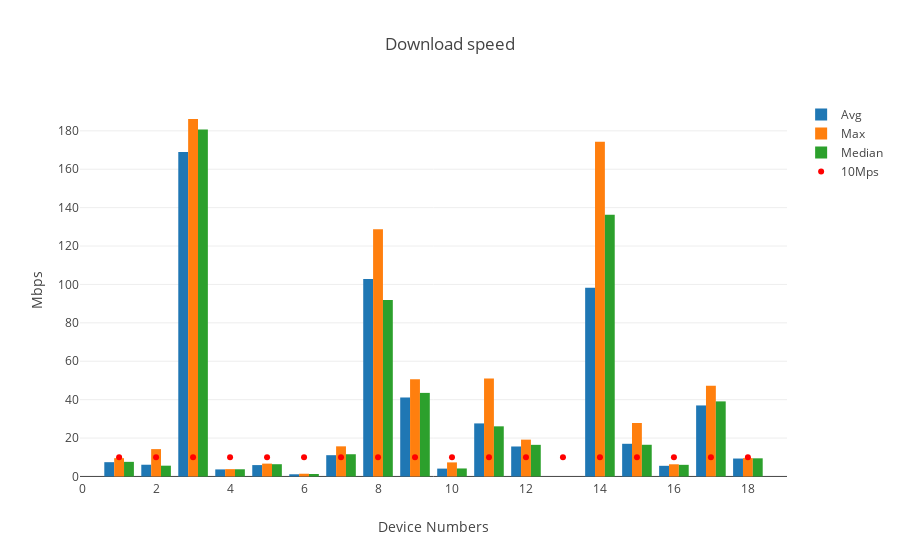
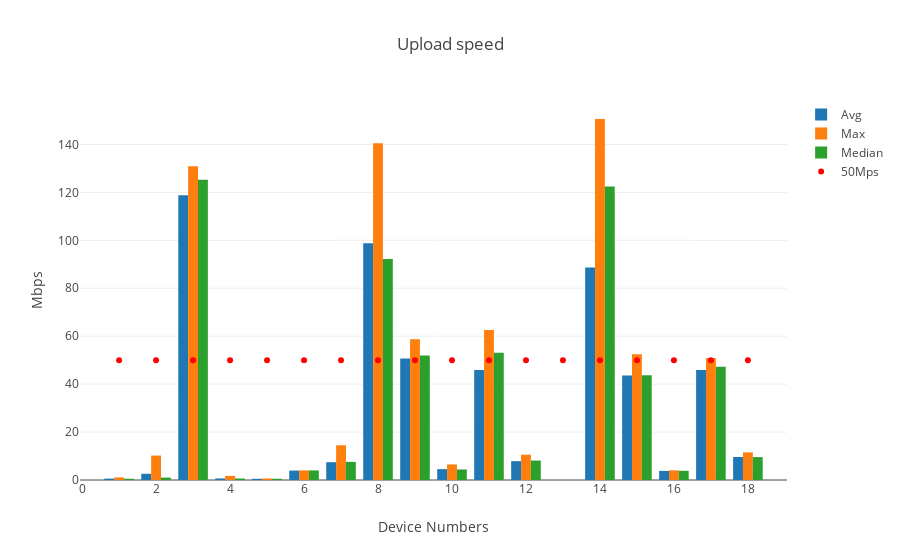

Notebook cell for these charts, in order:
### Code cell
download_line=go.Scatter(x=device_numbers,y=[10] * 18, mode='markers',marker=dict(color='red'), name='10Mps')
upload_line=go.Scatter(x=device_numbers,y=[50] * 18, mode='markers',marker=dict(color='red'), name='50Mps')
barplot_averages(download_df,'DOWNLOAD',"Download speed", line=download_line)
barplot_averages(upload_df,'UPLOAD',"Upload speed",line=upload_line)

### Figure 1 — Plotly figure (JSON) as saved in the notebook; plotly's stock layout.template omitted (floating-point values rounded to 4 significant figures)
{"data": [{"name": "Avg", "type": "bar", "x": [1, 2, 3, 4, 5, 6, 7, 8, 9, 10, 11, 12, 14, 15, 16, 17, 18], "y": [7.432, 6.104, 169.0, 3.67, 5.918, 1.13, 11.07, 102.9, 41.12, 4.082, 27.63, 15.61, 98.22, 17.01, 5.542, 36.98, 9.332]}, {"name": "Max", "type": "bar", "x": [1, 2, 3, 4, 5, 6, 7, 8, 9, 10, 11, 12, 14, 15, 16, 17, 18], "y": [9.52, 14.24, 186.2, 3.81, 6.68, 1.41, 15.68, 128.7, 50.61, 7.32, 51.06, 19.17, 174.3, 27.84, 6.34, 47.29, 9.55]}, {"name": "Median", "type": "bar", "x": [1, 2, 3, 4, 5, 6, 7, 8, 9, 10, 11, 12, 14, 15, 16, 17, 18], "y": [7.605, 5.61, 180.6, 3.74, 6.375, 1.285, 11.57, 91.87, 43.52, 4.16, 26.11, 16.46, 136.3, 16.5, 6.05, 39.09, 9.45]}, {"marker": {"color": "red"}, "mode": "markers", "name": "10Mps", "type": "scatter", "x": [1, 2, 3, 4, 5, 6, 7, 8, 9, 10, 11, 12, 13, 14, 15, 16, 17, 18], "y": [10, 10, 10, 10, 10, 10, 10, 10, 10, 10, 10, 10, 10, 10, 10, 10, 10, 10]}], "layout": {"title": "Download speed", "xaxis": {"title": "Device Numbers"}, "yaxis": {"title": "Mbps"}}}

### Figure 2 — Plotly figure (JSON) as saved in the notebook; plotly's stock layout.template omitted (floating-point values rounded to 4 significant figures)
{"data": [{"name": "Avg", "type": "bar", "x": [1, 2, 3, 4, 5, 6, 7, 8, 9, 10, 11, 12, 14, 15, 16, 17, 18], "y": [0.58, 2.597, 118.8, 0.6415, 0.5038, 3.933, 7.431, 98.78, 50.74, 4.529, 45.85, 7.856, 88.66, 43.57, 3.789, 45.89, 9.589]}, {"name": "Max", "type": "bar", "x": [1, 2, 3, 4, 5, 6, 7, 8, 9, 10, 11, 12, 14, 15, 16, 17, 18], "y": [1.06, 10.19, 130.9, 1.7, 0.64, 4.01, 14.49, 140.5, 58.77, 6.5, 62.63, 10.57, 150.6, 52.49, 4.03, 50.87, 11.53]}, {"name": "Median", "type": "bar", "x": [1, 2, 3, 4, 5, 6, 7, 8, 9, 10, 11, 12, 14, 15, 16, 17, 18], "y": [0.53, 1, 125.3, 0.63, 0.52, 3.995, 7.56, 92.23, 51.92, 4.4, 53.05, 8.12, 122.5, 43.66, 3.84, 47.21, 9.555]}, {"marker": {"color": "red"}, "mode": "markers", "name": "50Mps", "type": "scatter", "x": [1, 2, 3, 4, 5, 6, 7, 8, 9, 10, 11, 12, 13, 14, 15, 16, 17, 18], "y": [50, 50, 50, 50, 50, 50, 50, 50, 50, 50, 50, 50, 50, 50, 50, 50, 50, 50]}], "layout": {"title": "Upload speed", "xaxis": {"title": "Device Numbers"}, "yaxis": {"title": "Mbps"}}}
